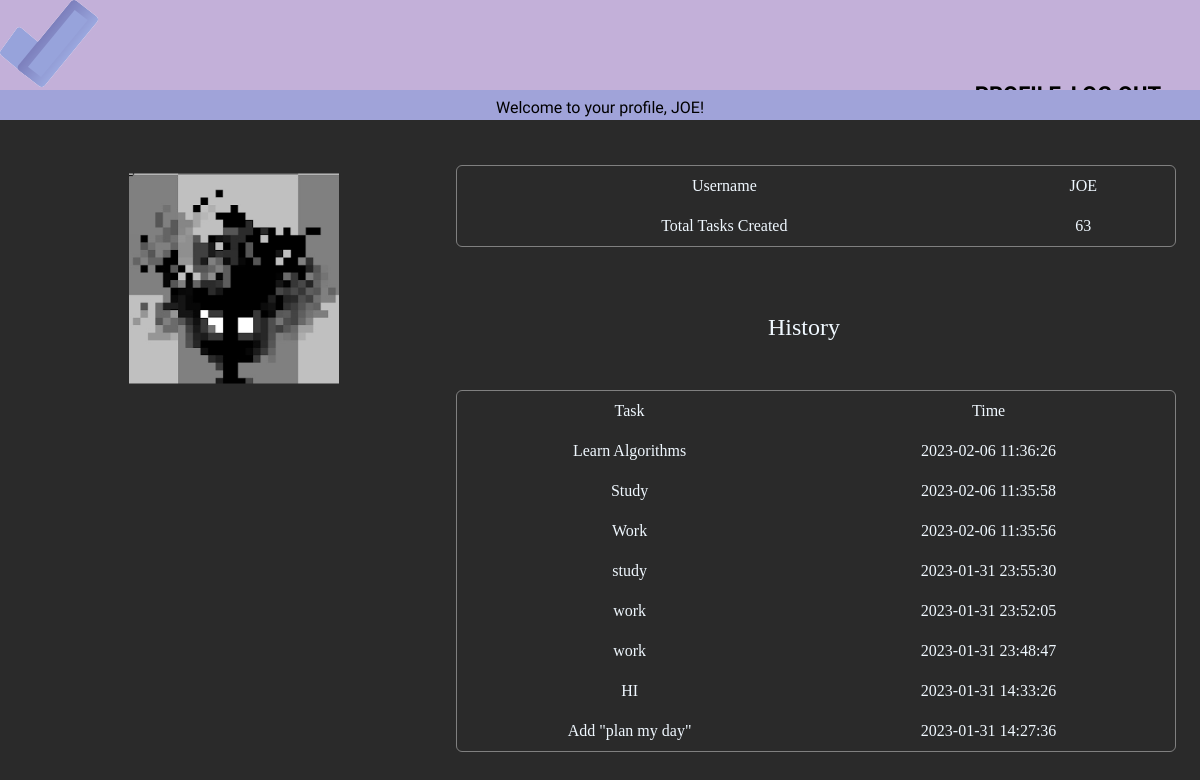
Screenshot of /profile (signed in) with the database file from the repository.
### tables this page shows
CREATE TABLE users (id INTEGER PRIMARY KEY AUTOINCREMENT NOT NULL, username TEXT NOT NULL, hash TEXT NOT NULL, points FLOOAT NOT NULL DEFAULT 0, tasks_number INTEGER DEFAULT 0);

CREATE TABLE history (record_task_id INTEGER NOT NULL, task_text TEXT NOT NULL, record_user_id INTEGER NOT NULL, time NUMERIC NOT NULL, FOREIGN KEY(record_user_id) REFERENCES users(id));

### app.py (the view)
@app.route('/profile', methods=["GET"])
@login_required
def profile():
    username = db.execute("SELECT username FROM users WHERE id = ?", session['user_id'])
    username = username[0]['username']
    tmp_tasks_number = db.execute("SELECT tasks_number FROM users WHERE id = ?", session['user_id'])
    tmp_tasks_number = int(tmp_tasks_number[0]['tasks_number'])
    last_task = db.execute("SELECT record_task_id,task_text,time FROM history WHERE record_user_id = ? ORDER BY record_task_id DESC LIMIT 8", session['user_id'])
    return render_template("profile.html", username=username, total_tasks=tmp_tasks_number, foo=last_task,zip=zip)

### helpers.py (called while the page is built)
def login_required(f):
    @wraps(f)
    def decorated_function(*args, **kwargs):
        if session.get("user_id") is None:
            return redirect("/login")
        return f(*args, **kwargs)
    return decorated_function

### templates/profile.html (shortened to what this page needs)
{% extends "layout.html" %}
{% block main %}
<div class="super-container">
    <div class="container">
        <div class="container">
            <div class="banner-welcome-profile">
                <h1>Welcome to your profile, {{ username }}!</h1>
            </div>
        </div>
        <div class="img-container">
            <div class="center-img">
                <img src="/static/profile-picture.png" class="profile-image">
            </div>
        </div>
        <div class="container-profile-stats">
            <table>
                <tbody>
                    <tr>
                        <td>
                            Username
                        </td>
                        <td>
                            {{ username }}
                        </td>
                    </tr>
                    <tr>
                        <td>
                            Total Tasks Created
                        </td>
                        <td>
                            {{ total_tasks }}
                        </td>
                    </tr>
                </tbody>
            </table>
            <h1 class="history-title">History</h1>
            <table class="history-table">
            <thead>
                <tr>
                    <td>Task</td>
                    <td>Time</td>
                </tr>
            </thead>
            <tbody>
                {% for i in foo %}
                    <tr>
                        <td>
                            {{ i['task_text'] }}
                        </td>
                        <td>
                            {{ i['time']}}
                        </td>
                    </tr>
                {% endfor %}
            </tbody>
            </table>
        </div>
    </div>
</div>
{% endblock %}

### templates/layout.html (shortened to what this page needs)
<!DOCTYPE html>
<html lang="en">
    <head>
        <link rel="stylesheet" type="text/css" href="/static/reset.css">
        <link rel="stylesheet" type="text/css" href="/static/style.css">
    </head>
    <body>
        <div class="banner">
            <a href="/" class="logo">
                <img src="/static/logo.png" class="logo">
            </a>
            <nav class="profile">
                <li><a href="/profile">Profile</a></li>
            </nav>
            <nav>
                <li><a href="/logout">Log Out</a></li>
            </nav>
        </div>
        <main class="container main">
            {% block main %} {% endblock %}
        </main>
    </body>
</html>

### static/style.css (style rules this page uses)
.banner { width: 100%; height: 3%; background-color: #C3B0D9; font-family: 'Dosis', serif; }
.banner-welcome-profile { width: 100%; height: 20%; background-color: #A0A3D9; text-align: center; }
.banner-welcome-profile h1 { padding-top: 10px; font-family: 'Dosis', serif; font-size: medium; color: black; }
.container { height: 150px; position: relative; border: 3px; }
.container-profile-stats { display: inline-block; }
.logo { display: inline }
.history-title { position: absolute; top: 150%; right: 30%; font-size: 24px; }
nav { position: absolute; right: 0; top: 4%; right: 2%; }
nav li { display: inline; margin: 0 0 0 15px; padding: 15px }
.profile { margin-right: 100px }
nav a { text-transform: uppercase; color: #000000; font-weight: bold; font-size: 22px; text-decoration: none; }
.history-table { border-collapse:separate; border: solid gray 1px; border-radius:6px; position: absolute; top: 200%; }
table { border-collapse:separate; border: solid gray 1px; border-radius:6px; width: 60%; position: absolute; top: 50%; right: 2%; }
table th, table td { padding: 0.75rem; vertical-align: middle; text-align: center; }
tbody tr { border: 3px solid gray; }
.img-container { position: absolute; top: 40%; left: 2%; width: 35% }
.profile-image { max-width: 100%; }
.center-img { margin-top: 31%; position: absolute; top: 50%; left: 50%; -ms-transform: translate(-50%, -50%); transform: translate(-50%, -50%); }
.super-container { background-color: #2a2a2a; height: 2000px; }
html, body { color: aliceblue; }
::placeholder { text-align: center; color: #b3b3b3; }

### rows the page displays
users: username "JOE"
history: task_text "Learn Algorithms", time "2023-02-06 11:36:26"
history: task_text "Study", time "2023-02-06 11:35:58"
history: task_text "Work", time "2023-02-06 11:35:56"
history: task_text "study", time "2023-01-31 23:55:30"
history: task_text "work", time "2023-01-31 23:52:05"
history: task_text "work", time "2023-01-31 23:48:47"
history: task_text "HI", time "2023-01-31 14:33:26"
history: task_text "Add \"plan my day\"", time "2023-01-31 14:27:36"

### other values shown
{{ total_tasks }} "63"
